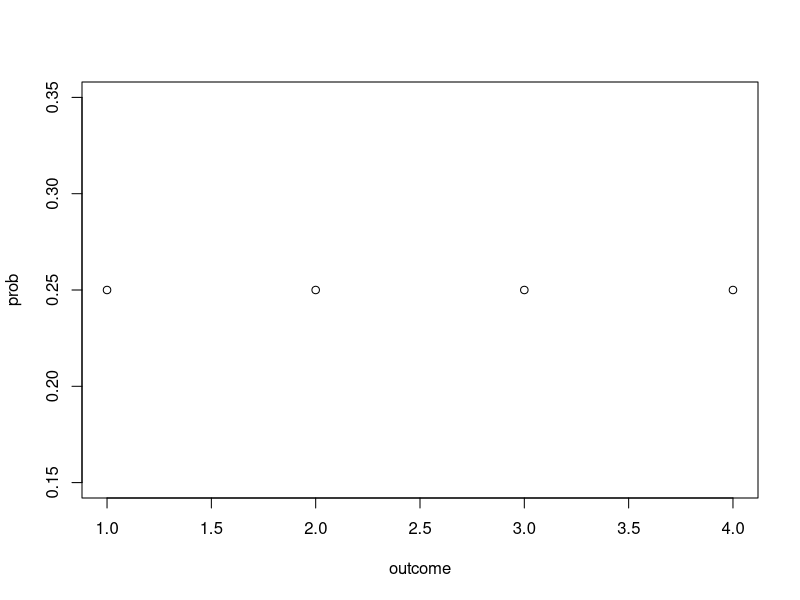
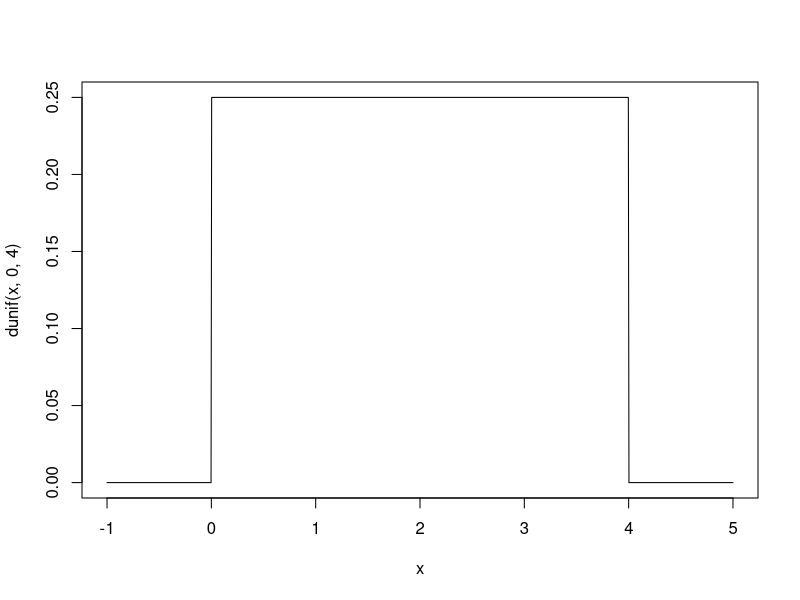
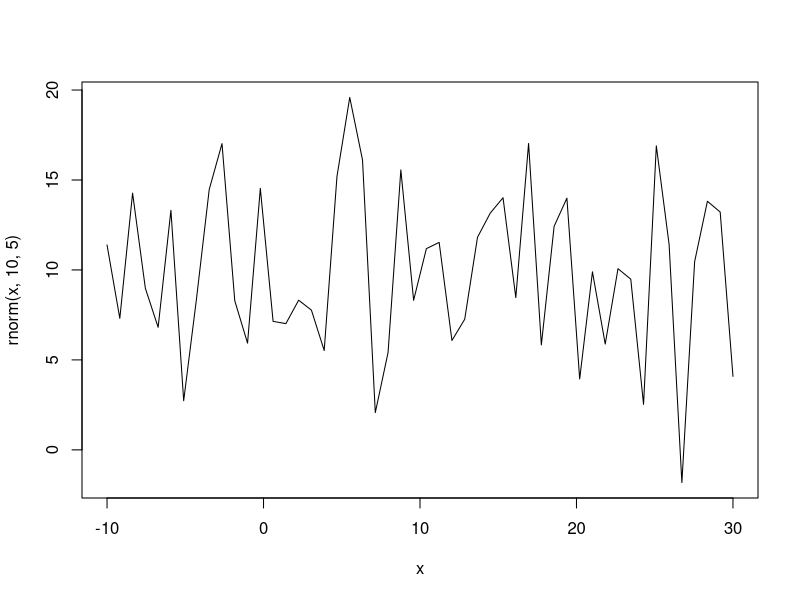
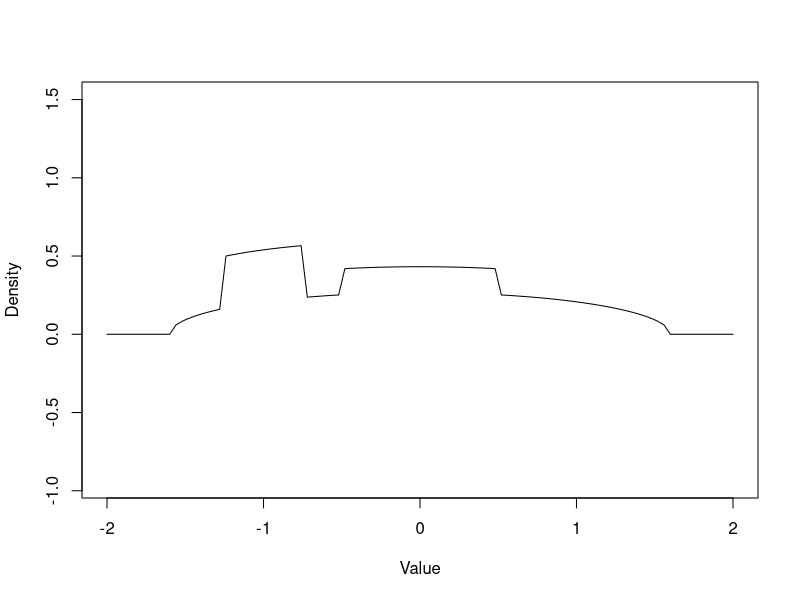
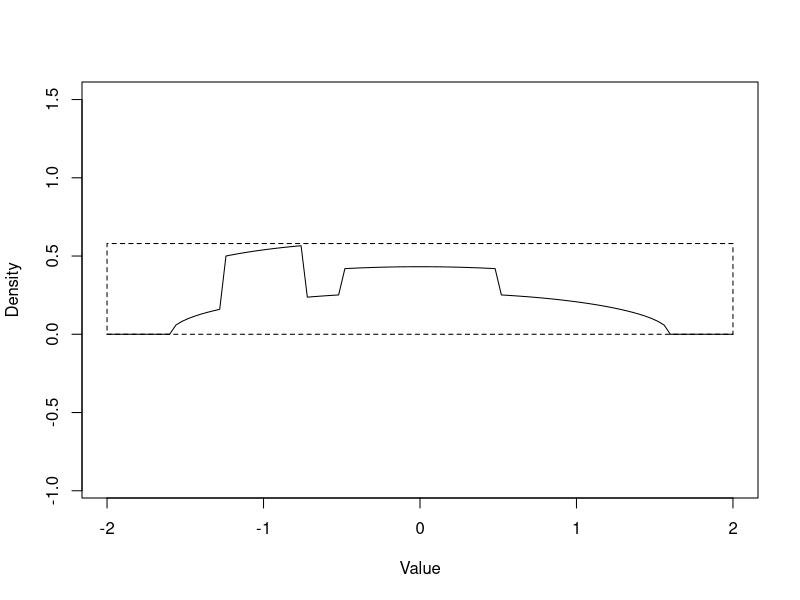
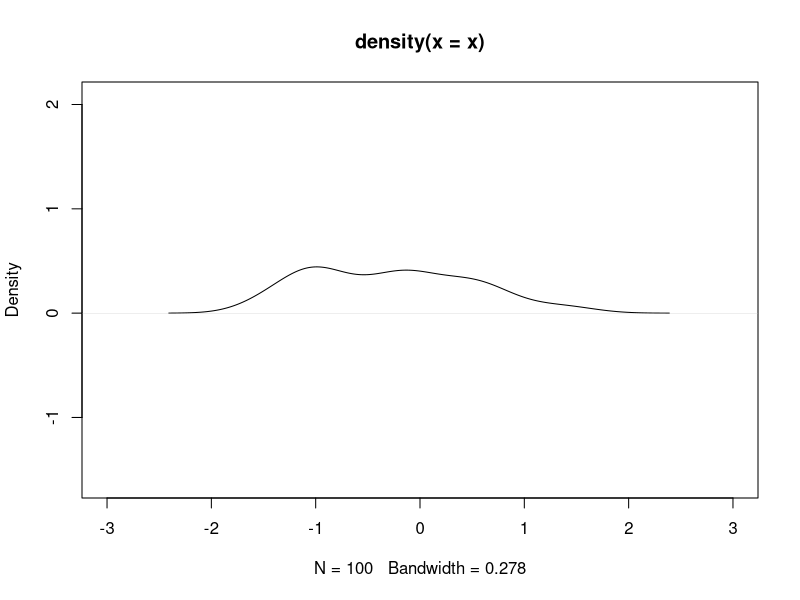

Here is the R script that generated these plots, in order:
## ---- chunk 1
outcome = seq(1, 4)
prob = rep(0.25, 4)
plot(outcome, prob)
## ---- chunk 2
curve(dunif(x, 0, 4), -1, 5, n = 1000)
## ---- chunk 3
runif(10, -1, 1)
## ---- chunk 4
#1
curve(rnorm(x, 10, 5), -10, 30, n = 50)

#2
samp = rnorm(n = 10, 10, 5)

#3
samp
mean(samp)
sd(samp)
## ---- chunk 5
#1
set.seed(93)

#2
samp = rnorm(1000, 10, 5)

#3
head(samp)
mean(samp)
sd(samp)

#4
x = samp
sum((x > 8) == TRUE)
## ---- chunk 6
dplat = function(x) {
  y = numeric(length(x))
  i = -1.6 < x & x < 1.6
  y[i] = sqrt(2.56 - x[i]^2) + dunif(x[i], -1.25, -0.75) +
    dunif(x[i], -0.5, 0.5)

  y / 6.021239
}

curve(dplat, -2, 2, xlab = "Value", ylab = "Density", asp = 1)
## ---- chunk 7
curve(dplat, -2, 2, xlab = "Value", ylab = "Density", asp = 1)
rect(-2, 0, 2, 0.58, lty = "dashed")
## ---- chunk 8
rplat = function(n = 100) {
   count = 1
   no = numeric(0)
   while (count <= n) {
      sampley = runif(1, 0, 0.59)
      samplex = runif(1, -2, 2)
      if (sampley <= dplat(samplex)) {
         no = c(no, samplex)
         count = count + 1
      }
   }
   no
}

rplat(10)
#rplat(100)
#rplat(1000)
## ---- chunk 9
#1
set.seed(5)
x = rplat(100)
plot(density(x), asp = 1, xlim = c(-3, 3))

#3
#set.seed(10)
#y = rplat(1000000)
#plot(density(y), asp = 1, xlim = c(-3, 3))
